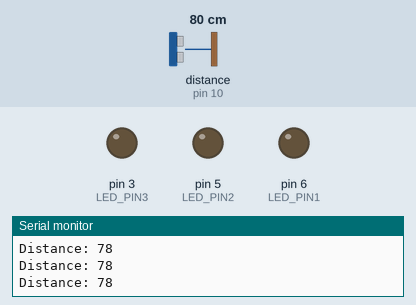
Recording of a sketch running on a simulated Arduino Uno, built with avr-gcc and run on an emulated ATmega328P. Shown: output pins drawn as LEDs (lit = HIGH), the last lines printed to the serial monitor. Wiring (inferred from the names in the program): ultrasonic range finder: trigger pin 11; echo pin 10. The inputs (shaded band) are chosen by the test bench; at power-on: distance to the obstacle (sensor on pin 10) 80 cm. The echo pulse lasts 58.3 µs per cm; pins used as bus, display or sensor lines are not drawn.

Above: at 1.2 s.
1.3 s: distance to the obstacle (sensor on pin 10) set to 13 cm
2.8 s: distance to the obstacle (sensor on pin 10) set to 10 cm
At 3.8 s:
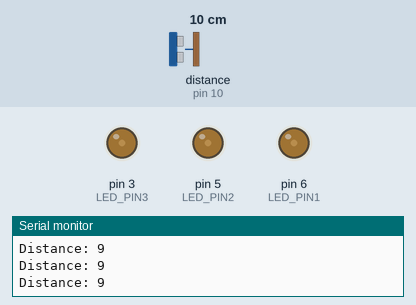
4.3 s: distance to the obstacle (sensor on pin 10) set to 7 cm
At 4.9 s:
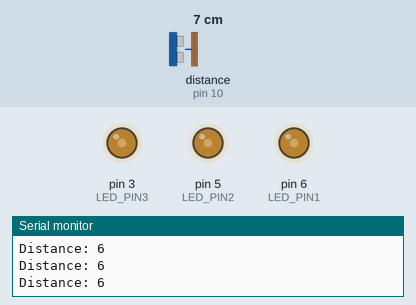
5.8 s: distance to the obstacle (sensor on pin 10) set to 2 cm
At 6.1 s:
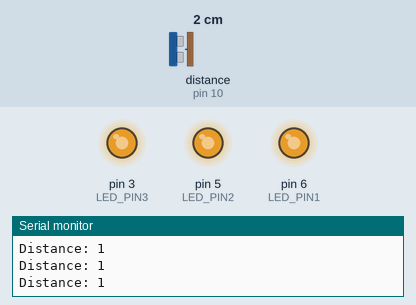
7.3 s: distance to the obstacle (sensor on pin 10) set to 4 cm
At 8.4 s:
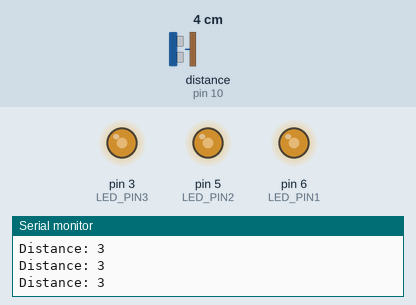
8.8 s: distance to the obstacle (sensor on pin 10) set to 9 cm
At 9.6 s:
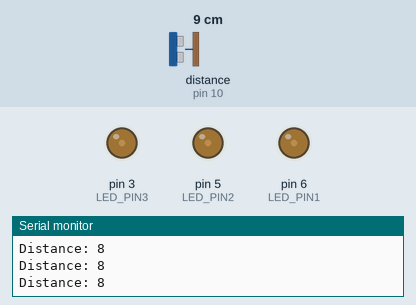
Timing chart, 0 to 11.8 s (numbered marks = the images above; inputs shaded):
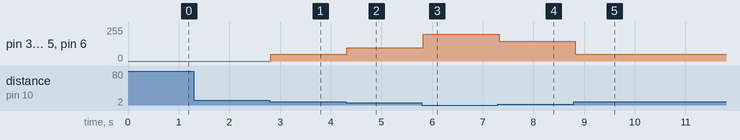

The sketch:

disco.ino
```cpp
#define LED_PIN1 6
#define LED_PIN2 5
#define LED_PIN3 3

// defining the pins
const int trigPin = 11;
const int echoPin = 10;

// defining variables
long duration;
int distance;

void setup(){
  pinMode(trigPin, OUTPUT);
  // Sets the trigPin as an Output
  pinMode(echoPin, INPUT);
  // Sets the echon as an Input
  pinMode(LED_PIN1, OUTPUT);
  pinMode(LED_PIN2, OUTPUT);
  pinMode(LED_PIN3, OUTPUT);
  Serial.begin(9600);
  // Starts the serial communication
}


void loop(){
  digitalWrite(trigPin, LOW);
  delayMicroseconds(2);
  digitalWrite(trigPin, HIGH);
  delayMicroseconds(10);
  digitalWrite(trigPin, LOW);

  duration = pulseIn(echoPin, HIGH);
  distance = duration*0.034/2;

  Serial.print("Distance: ");
  Serial.println(distance);
  LED_bright_dim();
}


void LED_bright_dim(){
  if (distance <= 2) {
    analogWrite(LED_PIN1, 200);
    analogWrite(LED_PIN2, 200);
    analogWrite(LED_PIN3, 200);

  }
  else if (distance <= 3) {
    analogWrite(LED_PIN1, 150);
    analogWrite(LED_PIN2, 150);
    analogWrite(LED_PIN3, 150);
  }

  else if (distance <= 7) {
    analogWrite(LED_PIN1, 100);
    analogWrite(LED_PIN2, 100);
    analogWrite(LED_PIN3, 100);
  }

  else if  (distance <= 10) {
    analogWrite(LED_PIN1, 50);
    analogWrite(LED_PIN2, 50);
    analogWrite(LED_PIN3, 50);

  }
}
```

Measured:
- the behaviour switches between 12 and 11 cm on distance to the obstacle (sensor on pin 10) (found by bisection; images 0 and 1)
- the behaviour switches between 9 and 8 cm on distance to the obstacle (sensor on pin 10) (found by bisection; images 1 and 2)
- after the input at 2.8 s, pin 3 (LED_PIN3), pin 5 (LED_PIN2), pin 6 (LED_PIN1): 0/255 → 50/255 at once
- after the input at 4.3 s, pin 3 (LED_PIN3), pin 5 (LED_PIN2), pin 6 (LED_PIN1): 50/255 → 100/255 at once
- after the input at 5.8 s, pin 3 (LED_PIN3), pin 5 (LED_PIN2), pin 6 (LED_PIN1): 100/255 → 200/255 at once
- after the input at 7.3 s, pin 3 (LED_PIN3), pin 5 (LED_PIN2), pin 6 (LED_PIN1): 200/255 → 150/255 at once
- after the input at 8.8 s, pin 3 (LED_PIN3), pin 5 (LED_PIN2), pin 6 (LED_PIN1): 150/255 → 50/255 at once
